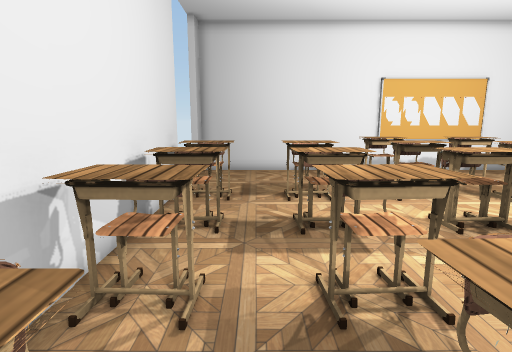
view 1 (above)

18 first-person views from a walk through a Unity game level. The camera is 1.4 m above the floor, tilts 10° down and sees 80° across. Doors are open. The floor is counted in squares, 0.5 m on a side. Each view is taken from the middle of a square. On the plan, view 1 faces up. The plan holds only what a view shows up to about 20 squares ahead; the rest is blank. The player is left out. Some surface patterns are stand-ins.

view 2
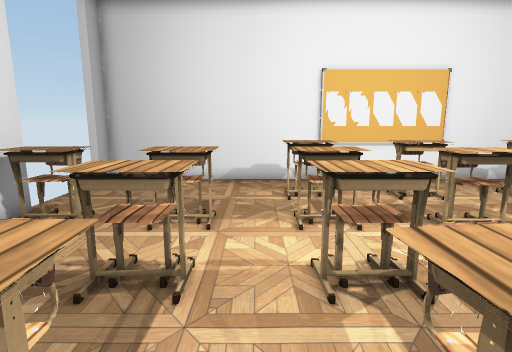

view 3
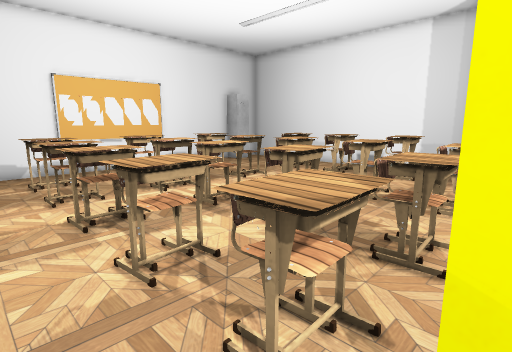

view 4
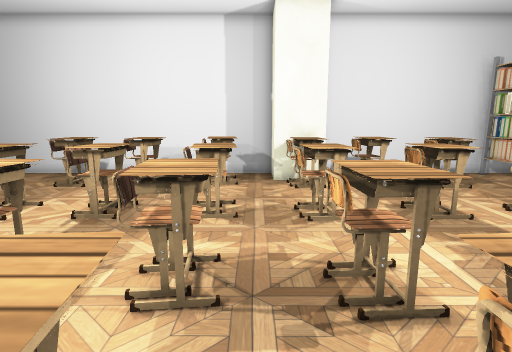

view 5
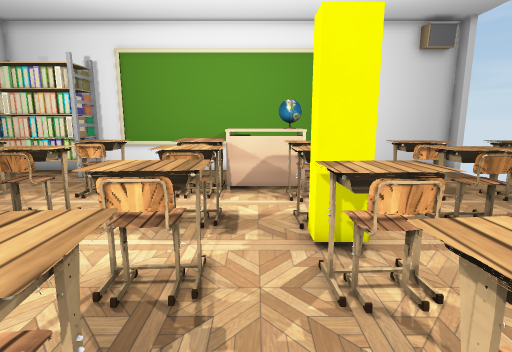

view 6
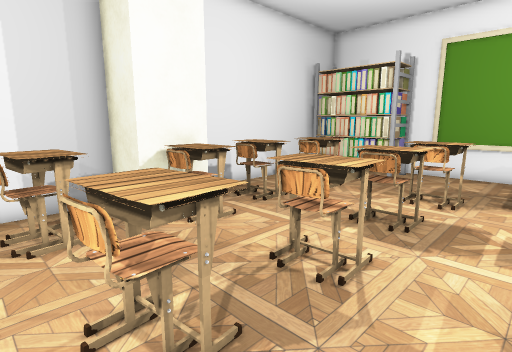

view 7
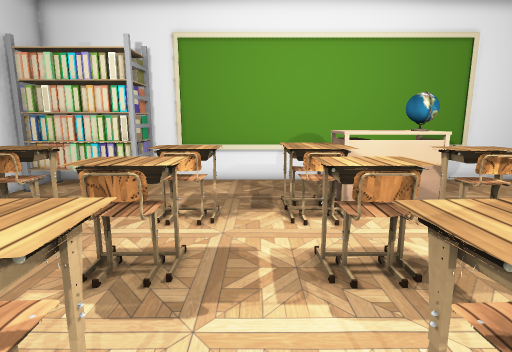

view 8
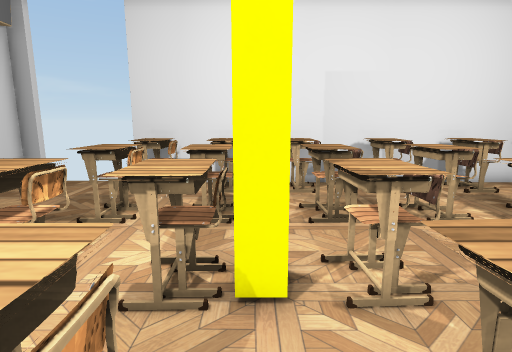

view 9
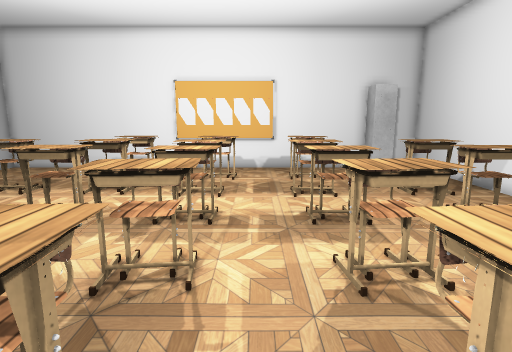

view 10
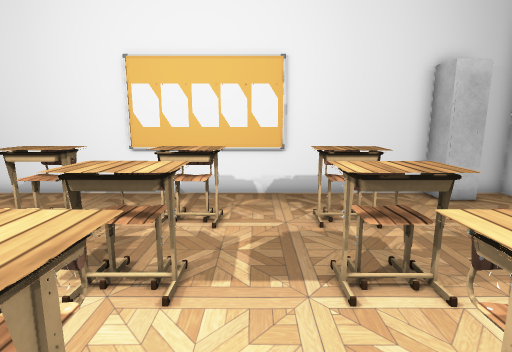

view 11
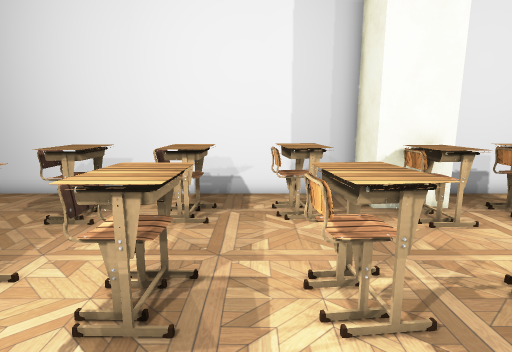

view 12
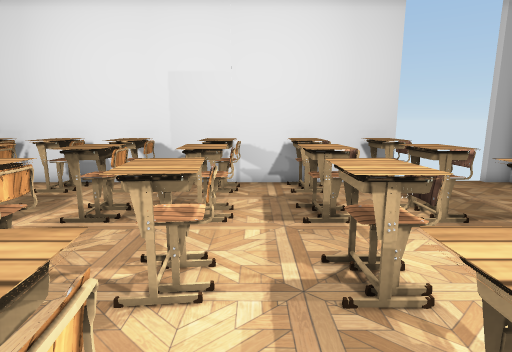

view 13
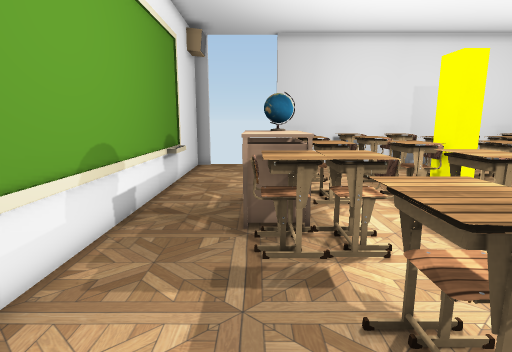

view 14
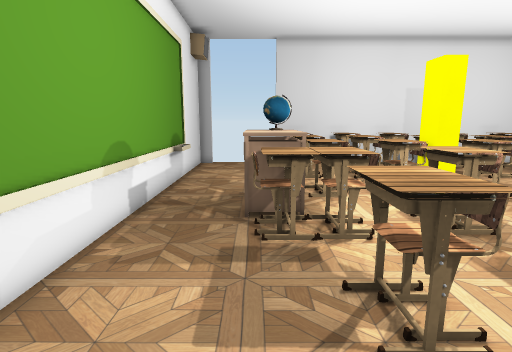

view 15
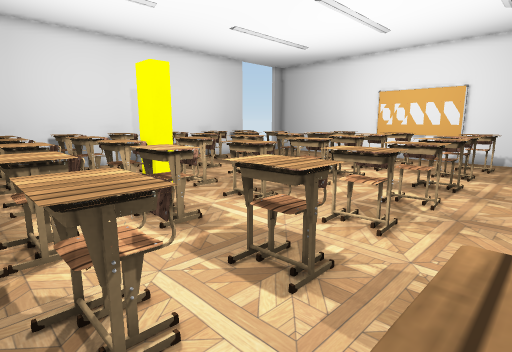

view 16
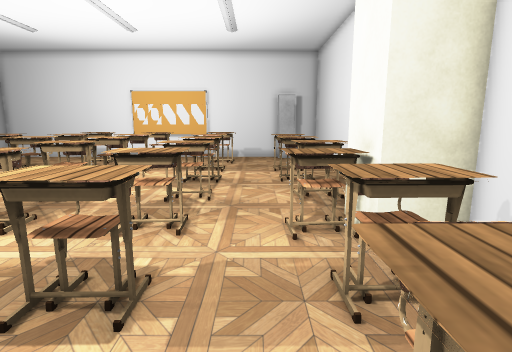

view 17
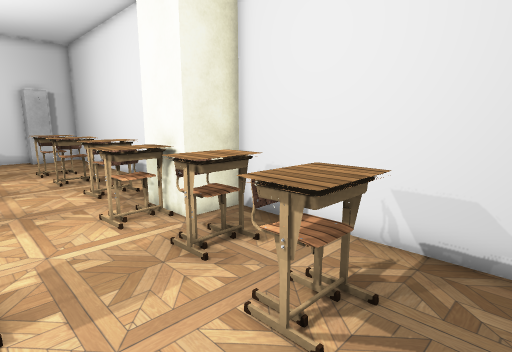

view 18
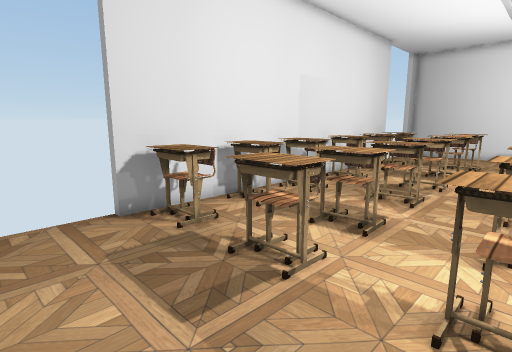

### Floor plan
Points are (right, up) in squares from view 1. A wall is a line through its corners. A room is listed if a view was taken in it or the views show most of it. See-through windows are left out.
Room 1 (views 1, 2, 3, 4, 5, 6, 7, 8, 9, 10, 11, 12, 13, 14, 15, 16, 17, 18)
walls: (5.5, -1) (5.5, -0.5) (6.7, -0.5) (6.7, -1.3) (5.4, -1.3); (7.6, 18) (-3.2, 18) (-3.2, 16.9); (-3.2, 12.5) (-3.2, -6.6); (18.9, 18) (9.4, 18); (-3.2, -11.1) (-3.2, -11.8) (21.9, -11.8) (21.9, -0.3) (19.7, -0.3) (19.7, 2.1) (21.9, 2.1) (21.9, 18) (20.5, 18)
low walls: (2.5, -11.3) (4.3, -11.3) (4.3, -11.8)
ways out: open door at (-3, -9); open door at (-3, 14.5)
objects: other object (-2, -6) to (-1, -4); other object (-2, -3) to (-1, -1); other object (-2, 0) to (-1, 2); other object (-2, 4) to (-1, 5); other object (-2, 7) to (-1, 7); other object (-2, 8) to (-1, 9); other object (-2, 11) to (-1, 12); other object (1, -6) to (3, -4); other object (1, -3) to (3, -1); other object (1, 0) to (3, 2); other object (1, 4) to (3, 5); other object (1, 7) to (3, 9); other object (1, 9); other object (1, 11) to (3, 12); other object (3, 9); other object (5, -6) to (7, -4); other object (5, -3) to (7, -2); other object (5, 0) to (7, 2); other object (5, 4) to (7, 5); other object (5, 7); other object (5, 7) to (7, 9); other object (5, 11) to (7, 12); other object (5, 14) to (7, 15); other object (6, -8) to (8, -7); other object (7, 7); other object (9, -8) to (11, -7); other object (9, -6) to (11, -5); other object (9, -3) to (11, -2); other object (9, 0) to (11, 2); other object (9, 4) to (11, 5); other object (9, 7) to (11, 9); other object (9, 10) to (11, 12); other object (9, 14) to (11, 15); other object (13, -7) to (15, -5); other object (13, -3) to (15, -2); other object (13, 0) to (15, 2); other object (13, 7) to (15, 9); other object (13, 10) to (15, 12); other object (14, 4) to (15, 5); other object (14, 14) to (15, 15); other object (18, -6) to (20, -5); other object (18, -3) to (20, -2); other object (18, 0) to (19, 2); other object (18, 4) to (20, 5); other object (18, 7) to (20, 9); other object (18, 11) to (20, 12); other object (19, 17) to (20, 17)

Positions as (right, up) in squares from view 1, and headings:
1: (0, 0), facing up
2: (4, 3), facing up
3: (3, -1), facing up-right
4: (5, 3), facing right
5: (8, 6), facing down
6: (11, 6), facing down-right
7: (12, 3), facing down
8: (11, -1), facing left
9: (12, -1), facing up
10: (12, 6), facing up
11: (10, 6), facing right
12: (11, 6), facing left
13: (17, -8), facing left
14: (18, -8), facing left
15: (18, -7), facing up-left
16: (17, -7), facing up
17: (15, -8), facing up-right
18: (6, -10), facing up-left
